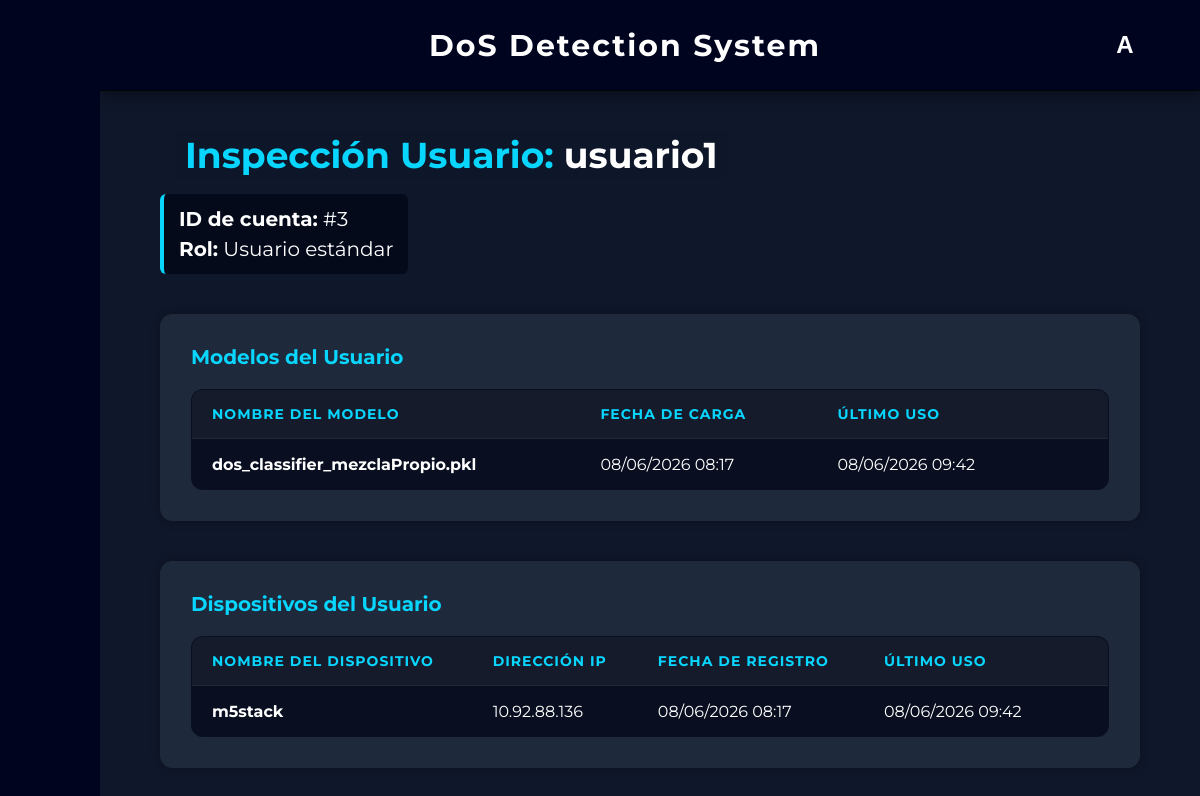
The page /admin/usuarios/ver/3 (signed in) on the database as committed earlier.
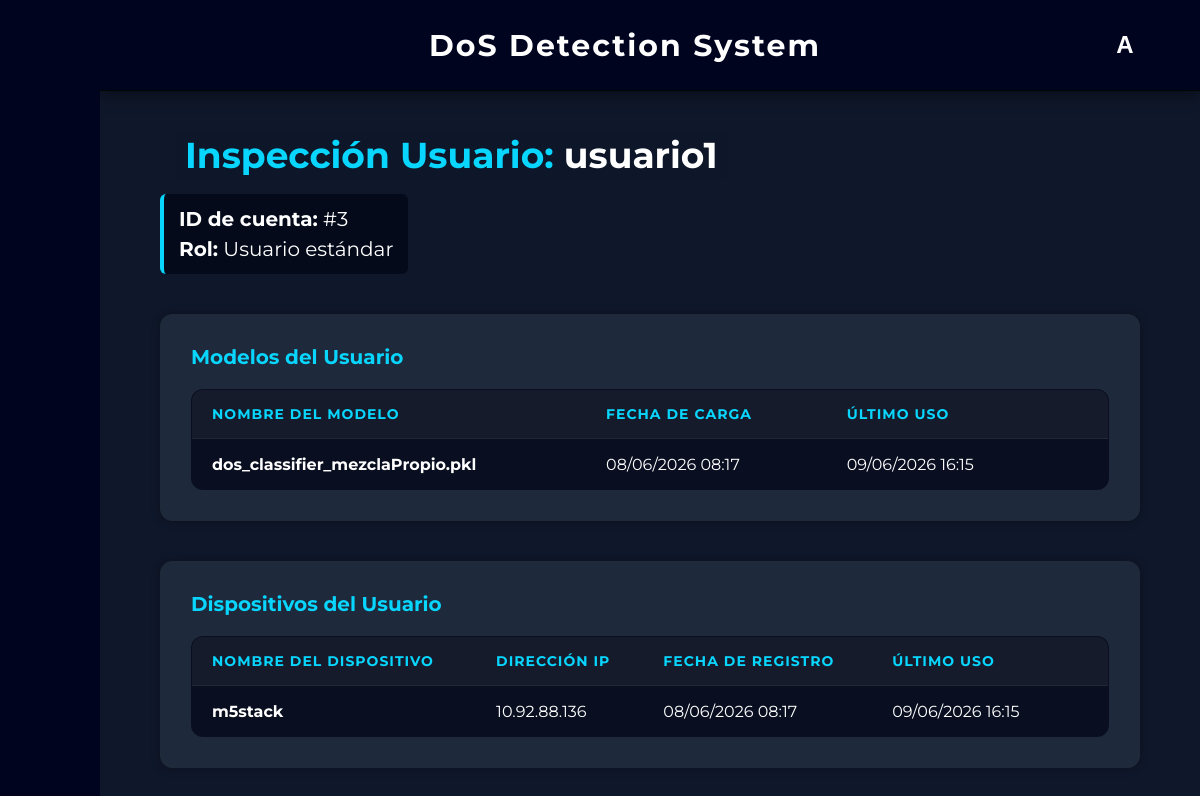
The same page on the database as committed later.
### app/models.py (models this page shows, shortened)
class User(db.Model):
    __tablename__ = 'usuarios'
    id = db.Column(db.Integer, primary_key=True)
    username = db.Column(db.String(50), unique=True, nullable=False)
    password_hash = db.Column(db.String(256), nullable=False)
    fecha_registro = db.Column(db.DateTime, default=datetime.now(pytz.timezone('Europe/Madrid')))
    is_admin = db.Column(db.Boolean, default=False)

class Modelo(db.Model):
    __tablename__ = 'modelos'
    id = db.Column(db.Integer, primary_key=True)
    nombre = db.Column(db.String(150), nullable=False)
    ruta_archivo = db.Column(db.String(255), nullable=False)
    usuario_id = db.Column(db.Integer, db.ForeignKey('usuarios.id'), nullable=False)
    fecha_subida = db.Column(db.DateTime, default=datetime.now(pytz.timezone('Europe/Madrid')))
    fecha_ultimo_uso = db.Column(db.DateTime, default=datetime.now(pytz.timezone('Europe/Madrid')))
    usuario = db.relationship('User', backref=db.backref('modelos', cascade="all, delete-orphan", lazy=True))

class Dispositivo(db.Model):
    __tablename__ = 'dispositivos'
    id = db.Column(db.Integer, primary_key=True)
    nombre = db.Column(db.String(150), nullable=False)
    ip = db.Column(db.String(50), nullable=False)
    usuario_id = db.Column(db.Integer, db.ForeignKey('usuarios.id'), nullable=False)
    fecha_registro = db.Column(db.DateTime, default=datetime.now(pytz.timezone('Europe/Madrid')))
    fecha_ultimo_uso = db.Column(db.DateTime, default=datetime.now(pytz.timezone('Europe/Madrid')))
    usuario = db.relationship('User', backref=db.backref('dispositivos', cascade="all, delete-orphan", lazy=True))

### app/routes/pages/admin.py (the view)
@admin_bp.route("/admin/usuarios/ver/<int:user_id>")
@admin_required
def ver_detalles(user_id):
    usuario = User.query.get_or_404(user_id)
    return render_template("admin_ver_usuario.html", usuario=usuario)

### app/routes/pages/admin.py (called while the page is built)
def admin_required(f):
    @wraps(f)
    def decorated_function(*args, **kwargs):
        if not session.get('is_admin'):
            flash("Acceso denegado. Se requieren permisos de administrador.", "error")
            return redirect(url_for('dashboard.dashboard'))
        return f(*args, **kwargs)
    return decorated_function

### app/templates/admin_ver_usuario.html (shortened to what this page needs)
{% extends "base.html" %}
{% block content %}
<div style="padding: 40px 60px; max-width: 1200px; margin: 0 auto;">
    <div style="margin-bottom: 40px;">
        <div style="display: flex; align-items: center; gap: 15px;">
            <h2 style="color: #08d6fe; background-color: #0f172ad3; margin: 0; font-size: 36px; padding: 2px 10px; border-radius: 6px;">
                Inspección Usuario: <span style="color: white;">{{ usuario.username }}</span>
            </h2>
        </div>
        <div style="margin-top: 15px; padding: 10px 15px; background: rgba(2, 6, 23, 0.726); border-left: 4px solid #08d6fe; border-radius: 6px; display: inline-flex; align-items: center; gap: 15px;">
            <p style="color: white; font-size: 20px; margin: 0; line-height: 1.5;">
                <strong>ID de cuenta:</strong> #{{ usuario.id }} <br>
                <strong>Rol:</strong> {% if usuario.is_admin %}<span style="color:#ef4444; font-weight:bold;">Administrador</span>{% else %}Usuario estándar{% endif %}
            </p>
        </div>
    </div>
    <div class="card" style="padding: 30px; margin-bottom: 40px;">
        <h3 style="color: #08d6fe; margin-bottom: 20px; font-size: 20px;"> Modelos del Usuario</h3>
        <table class="glass-table">
            <thead>
                <tr>
                    <th>Nombre del Modelo</th>
                    <th>Fecha de Carga</th>
                    <th>Último Uso</th>
                    <th style="text-align: center;"> </th>
                </tr>
            </thead>
            <tbody>
                {% for modelo in usuario.modelos %}
                <tr>
                    <td style="font-weight: bold; color: white;">{{ modelo.nombre }}</td>
                    <td>{{ modelo.fecha_subida.strftime('%d/%m/%Y %H:%M') if modelo.fecha_subida else '---' }}</td>
                    <td>{{ modelo.fecha_ultimo_uso.strftime('%d/%m/%Y %H:%M') if modelo.fecha_ultimo_uso else '---' }}</td>
                    <td style="text-align: center;">
                        <form action="{{ url_for('admin.delete_model_admin', model_id=modelo.id) }}" method="POST"
                              onsubmit="confirmAction(event, this, '¿Eliminar este modelo del inventario del usuario? Esta acción es irreversible.');">
                            <button type="submit" class="delete-btn" title="Forzar eliminación de modelo">
                            </button>
                        </form>
                    </td>
                </tr>
                {% else %}
                <tr>
                    <td colspan="4" style="text-align: center; padding: 20px; opacity: 0.6;">Este usuario no ha subido ningún modelo.</td>
                </tr>
                {% endfor %}
            </tbody>
        </table>
    </div>
    <div class="card" style="padding: 30px;">
        <h3 style="color: #08d6fe; margin-bottom: 20px; font-size: 20px;"> Dispositivos del Usuario</h3>
        <table class="glass-table">
            <thead>
                <tr>
                    <th>Nombre del Dispositivo</th>
                    <th>Dirección IP</th>
                    <th>Fecha de Registro</th>
                    <th>Último Uso</th>
                    <th style="text-align: center;"> </th>
                </tr>
            </thead>
            <tbody>
                {% for dispositivo in usuario.dispositivos %}
                <tr>
                    <td style="font-weight: bold; color: white;">{{ dispositivo.nombre }}</td>
                    <td style="color: white;">{{ dispositivo.ip }}</td>
                    <td>{{ dispositivo.fecha_registro.strftime('%d/%m/%Y %H:%M') if dispositivo.fecha_registro else '---' }}</td>
                    <td>{{ dispositivo.fecha_ultimo_uso.strftime('%d/%m/%Y %H:%M') if dispositivo.fecha_ultimo_uso else '---' }}</td>
                    <td style="text-align: center;">
                        <form action="{{ url_for('admin.delete_device_admin', device_id=dispositivo.id) }}" method="POST"
                              onsubmit="confirmAction(event, this, '¿Desvincular este dispositivo de la cuenta del usuario?');">
                            <button type="submit" class="delete-btn" title="Forzar eliminación de dispositivo">
                            </button>
                        </form>
                    </td>
                </tr>
                {% else %}
                <tr>
                    <td colspan="5" style="text-align: center; padding: 20px; opacity: 0.6;">Este usuario no tiene ningún dispositivo M5Stack registrado.</td>
                </tr>
                {% endfor %}
            </tbody>
        </table>
    </div>
</div>
{% endblock %}

### app/templates/base.html (shortened to what this page needs)
<!DOCTYPE html>
<html lang="en">
<head>
    <link rel='stylesheet' href='https://cdn-uicons.flaticon.com/2.2.0/uicons-regular-rounded/css/uicons-regular-rounded.css'>
    <link rel='stylesheet' href='https://cdn-uicons.flaticon.com/2.2.0/uicons-thin-rounded/css/uicons-thin-rounded.css'>
    <link rel="stylesheet" href="{{ url_for('static', filename='css/style.css') }}">
</head>
<body class="body-home">
    {% if request.endpoint not in ['main.index', 'auth.login', 'auth.register'] %}
        <div class="app-layout">
            <aside class="sidebar" id="appSidebar">
                <div class="sidebar-top">
                    <button class="side-btn hamburger" onclick="toggleSidebar()">
                    </button>
                </div>
                <div class="sidebar-middle">
                    <button class="side-btn" onclick="location.href='/dashboard'" title="Inicio">
                    </button>
                    <button class="side-btn" onclick="location.href='/dispositivos'" title="Dispositivos">
                    </button>
                    <button class="side-btn" onclick="location.href='/modelos'" title="Modelos">
                    </button>
                    <button class="side-btn" onclick="location.href='/evaluacion'" title="Evaluación">
                    </button>
                    <button class="side-btn" onclick="location.href='/deteccion'" title="Detección">
                    </button>
                </div>
                <div class="sidebar-bottom">
                    {% if session.get('is_admin') %}
                    <button class="side-btn" onclick="location.href='/admin/usuarios'" title="Admin">
                    </button>
                    {% endif %}
                    <button class="side-btn {% if session.get('guest') %}inactive-btn{% endif %}" {% if not session.get('guest') %}onclick="location.href='/cuenta'"{% endif %} title="{% if session.get('guest') %}Invitado{% else %}Cuenta{% endif %}">
                    </button>
                </div>
            </aside>
            <main class="main-content">
                <header class="app-header">
                    <div class="app-title">
                        <a href="{{ url_for('dashboard.dashboard') }}" style="text-decoration: none;">
                            <h2>DoS Detection System</h2>
                        </a>
                    </div>
                    <div class="user-menu-container">
                        <button class="user-btn" onclick="toggleDropdown()">
                            {% if session.get('guest') %}
                                I
                            {% elif session.get('username') %}
                                {{ session.get('username')[0] | upper }}
                            {% else %}
                                U
                            {% endif %}
                        </button>
                    </div>
                </header>
                <div style="height: calc(100vh - 90px); overflow-y: auto;">
    {% else %}
        <div class="{% block container_class %}container{% endblock %}">
    {% endif %}
        {% block content %}{% endblock %}
    {% if request.endpoint not in ['main.index', 'auth.login', 'auth.register'] %}
                </div>
            </main>
        </div>
    {% else %}
        </div>
    {% endif %}
</body>
</html>

### app/static/css/style.css (style rules this page uses)
* { margin: 0; padding: 0; box-sizing: border-box; }
body { font-family: 'Montserrat'; background-color: #0f172a; color: #e5e7eb; }
button { background-color: #013d76; color: white; border: none; padding: 10px 15px; border-radius: 8px; cursor: pointer; margin-right: 10px; font-weight: bold; }
.card { background-color: #1e293b; padding: 20px; border-radius: 12px; margin-bottom: 20px; border: 1px solid #1f2937; box-shadow: 0 0 10px rgba(0,0,0,0.3); }
.body-home { background-image: url('../img/fondo.png'); background-size: cover; background-position: center; background-repeat: no-repeat; background-attachment: fixed; margin: 0; height: 100vh; }
.app-layout { display: flex; height: 100vh; width: 100%; }
.main-content { flex-grow: 1; display: flex; flex-direction: column; padding: 0; }
.sidebar { width: 100px; flex-shrink: 0; background-color: #00041f; border-radius: 0; display: flex; flex-direction: column; align-items: flex-start; justify-content: space-between; padding: 40px 0 40px 22.5px; z-index: 10; transition: width 0.3s ease; }
.sidebar-middle { display: flex; flex-direction: column; gap: 25px; }
.side-btn { width: 55px; height: 55px; border: none; background-color: transparent; color: white; font-size: 22px; font-weight: bold; cursor: pointer; display: flex; align-items: center; justify-content: flex-start; padding-left: 15px; transition: width 0.3s ease, transform 0.2s, color 0.2s; box-shadow: none; overflow: hidden; white-space: nowrap; }
.side-btn.hamburger { font-size: 20px; font-weight: normal; }
.app-header { background-color: #00041f !important; border-bottom: 1px solid #000600 !important; display: flex; justify-content: space-between; align-items: center; padding: 20px 50px; box-shadow: 0 5px 15px rgba(0,0,0,0.4); z-index: 5; }
.app-title { flex-grow: 1; text-align: center; background: transparent !important; border: none !important; box-shadow: none !important; }
.app-title h2 { color: white; margin: 0; font-size: 30px; font-weight: 700; letter-spacing: 2px; text-shadow: none; }
.user-menu-container { position: relative; display: inline-block; }
.user-btn { width: 50px; height: 50px; background-color: transparent; border: none; color: white; font-size: 24px; font-weight: bold; margin-right: 0; cursor: pointer; display: flex; align-items: center; justify-content: center; transition: color 0.2s ease, transform 0.2s ease; }
header { background-color: #020617; padding: 15px; text-align: center; border-bottom: 1px solid #1f2937; }
.glass-table { width: 100%; border-collapse: collapse; background-color: rgba(2, 6, 23, 0.726); border: 1px solid rgba(255, 255, 255, 0.1); border-radius: 12px; overflow: hidden; color: white; }
.glass-table th, .glass-table td { padding: 15px 20px; text-align: left; border-bottom: 1px solid rgba(255, 255, 255, 0.05); }
.glass-table th { background-color: rgba(255, 255, 255, 0.05); font-weight: bold; color: #08d6fe; text-transform: uppercase; font-size: 14px; letter-spacing: 1px; }
.delete-btn { background: transparent; border: none; color: #94a3b8; font-size: 18px; cursor: pointer; transition: all 0.2s ease; padding: 5px; margin: 0; }

Rows that differ between the two databases and show on the page:
changed Modelo "dos_classifier_mezclaPropio.pkl": fecha_ultimo_uso "08/06/2026 09:42" → "09/06/2026 16:15"
changed Dispositivo "m5stack": fecha_ultimo_uso "08/06/2026 09:42" → "09/06/2026 16:15"
